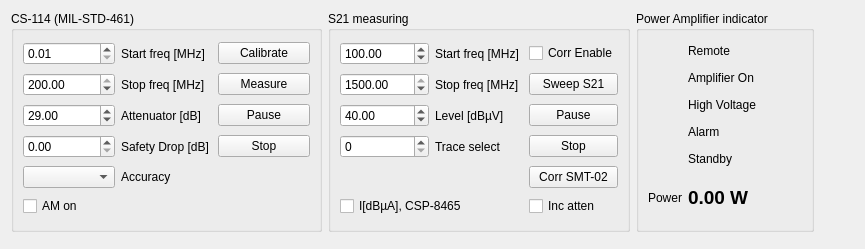
      <widget class="QWidget" name="tab_2">
       <attribute name="title">
        <string>CS-114</string>
       </attribute>
       <layout class="QVBoxLayout" name="tab2VerticalLayout">
        <item>
         <layout class="QHBoxLayout" name="tab2TopHorizontalLayout">
          <item>
           <widget class="QGroupBox" name="CS114group">
            <property name="sizePolicy">
             <sizepolicy hsizetype="Preferred" vsizetype="Maximum">
              <horstretch>0</horstretch>
              <verstretch>0</verstretch>
             </sizepolicy>
            </property>
            <property name="minimumSize">
             <size>
              <width>311</width>
              <height>221</height>
             </size>
            </property>
            <property name="title">
             <string>CS-114 (MIL-STD-461)</string>
            </property>
            <layout class="QGridLayout" name="gridLayout_4">
             <item row="0" column="0">
              <widget class="QDoubleSpinBox" name="fstartCSSpinBox">
               <property name="minimum">
                <double>0.010000000000000</double>
               </property>
               <property name="maximum">
                <double>200.000000000000000</double>
               </property>
              </widget>
             </item>
             <item row="0" column="1">
              <widget class="QLabel" name="label_17">
               <property name="text">
                <string>Start freq [MHz]</string>
               </property>
              </widget>
             </item>
             <item row="0" column="2">
              <widget class="QPushButton" name="calibrateCS">
               <property name="text">
                <string>Calibrate</string>
               </property>
              </widget>
             </item>
             <item row="1" column="0">
              <widget class="QDoubleSpinBox" name="fstopCSSpinBox">
               <property name="minimum">
                <double>0.010000000000000</double>
               </property>
               <property name="maximum">
                <double>200.000000000000000</double>
               </property>
               <property name="value">
                <double>200.000000000000000</double>
               </property>
              </widget>
             </item>
             <item row="1" column="1">
              <widget class="QLabel" name="label_18">
               <property name="text">
                <string>Stop freq [MHz]</string>
               </property>
              </widget>
             </item>
             <item row="1" column="2">
              <widget class="QPushButton" name="measureCS">
               <property name="text">
                <string>Measure</string>
               </property>
              </widget>
             </item>
             <item row="2" column="0">
              <widget class="QDoubleSpinBox" name="PAAttenuaterSpinBox">
               <property name="value">
                <double>29.000000000000000</double>
               </property>
              </widget>
             </item>
             <item row="2" column="1">
              <widget class="QLabel" name="label_27">
               <property name="text">
                <string>Attenuator [dB]</string>
               </property>
              </widget>
             </item>
             <item row="2" column="2">
              <widget class="QPushButton" name="pauseCS">
               <property name="text">
                <string>Pause</string>
               </property>
              </widget>
             </item>
             <item row="3" column="0">
              <widget class="QDoubleSpinBox" name="SafetyDropSpinBox"/>
             </item>
             <item row="3" column="1">
              <widget class="QLabel" name="label_28">
               <property name="text">
                <string>Safety Drop [dB]</string>
               </property>
              </widget>
             </item>
             <item row="3" column="2">
              <widget class="QPushButton" name="stopCS">
               <property name="text">
                <string>Stop</string>
               </property>
              </widget>
             </item>
             <item row="4" column="0">
              <widget class="QComboBox" name="comboBox_2"/>
             </item>
             <item row="4" column="1">
              <widget class="QLabel" name="label_44">
               <property name="text">
                <string>Accuracy</string>
               </property>
              </widget>
             </item>
             <item row="5" column="0" colspan="2">
              <widget class="QCheckBox" name="AMcheckBox">
               <property name="text">
                <string>AM on</string>
               </property>
              </widget>
             </item>
            </layout>
           </widget>
          </item>
          <item>
           <widget class="QGroupBox" name="S21group">
            <property name="sizePolicy">
             <sizepolicy hsizetype="Preferred" vsizetype="Maximum">
              <horstretch>0</horstretch>
              <verstretch>0</verstretch>
             </sizepolicy>
            </property>
            <property name="minimumSize">
             <size>
              <width>302</width>
              <height>221</height>
             </size>
            </property>
            <property name="title">
             <string>S21 measuring</string>
            </property>
            <layout class="QGridLayout" name="gridLayout_3">
             <item row="0" column="0">
              <widget class="QDoubleSpinBox" name="fstartCSSpinBox_2">
               <property name="minimum">
                <double>0.000000000000000</double>
               </property>
               <property name="maximum">
                <double>1500.000000000000000</double>
               </property>
               <property name="value">
                <double>100.000000000000000</double>
               </property>
              </widget>
             </item>
             <item row="0" column="1">
              <widget class="QLabel" name="label_31">
               <property name="text">
                <string>Start freq [MHz]</string>
               </property>
              </widget>
             </item>
             <item row="0" column="2">
              <widget class="QCheckBox" name="CorrcheckBox">
               <property name="text">
                <string>Corr Enable</string>
               </property>
              </widget>
             </item>
             <item row="1" column="0">
              <widget class="QDoubleSpinBox" name="fstopCSSpinBox_2">
               <property name="minimum">
                <double>0.010000000000000</double>
               </property>
               <property name="maximum">
                <double>1500.000000000000000</double>
               </property>
               <property name="value">
                <double>1500.000000000000000</double>
               </property>
              </widget>
             </item>
             <item row="1" column="1">
              <widget class="QLabel" name="label_32">
               <property name="text">
                <string>Stop freq [MHz]</string>
               </property>
              </widget>
             </item>
             <item row="1" column="2">
              <widget class="QPushButton" name="sweepS21">
               <property name="text">
                <string>Sweep S21</string>
               </property>
              </widget>
             </item>
             <item row="2" column="0">
              <widget class="QDoubleSpinBox" name="SweepVoltageSpinBox">
               <property name="maximum">
                <double>130.000000000000000</double>
               </property>
               <property name="value">
                <double>40.000000000000000</double>
               </property>
              </widget>
             </item>
             <item row="2" column="1">
              <widget class="QLabel" name="label_29">
               <property name="text">
                <string>Level [dBµV]</string>
               </property>
              </widget>
             </item>
             <item row="2" column="2">
              <widget class="QPushButton" name="pauseCS_2">
               <property name="text">
                <string>Pause</string>
               </property>
              </widget>
             </item>
             <item row="3" column="0">
              <widget class="QSpinBox" name="tracerSpinBox"/>
             </item>
             <item row="3" column="1">
              <widget class="QLabel" name="label_30">
               <property name="text">
                <string>Trace select</string>
               </property>
              </widget>
             </item>
             <item row="3" column="2">
              <widget class="QPushButton" name="stopCS_2">
               <property name="text">
                <string>Stop</string>
               </property>
              </widget>
             </item>
             <item row="4" column="2">
              <widget class="QPushButton" name="corectSMT">
               <property name="text">
                <string>Corr SMT-02</string>
               </property>
              </widget>
             </item>
             <item row="5" column="0" colspan="2">
              <widget class="QCheckBox" name="CurrentcheckBox">
               <property name="text">
                <string>I[dBµA], CSP-8465</string>
               </property>
              </widget>
             </item>
             <item row="5" column="2">
              <widget class="QCheckBox" name="CorrcheckBox_2">
               <property name="text">
                <string>Inc atten</string>
               </property>
              </widget>
             </item>
            </layout>
           </widget>
          </item>
          <item>
           <widget class="QGroupBox" name="PAgroup_2">
            <property name="sizePolicy">
             <sizepolicy hsizetype="Preferred" vsizetype="Maximum">
              <horstretch>0</horstretch>
              <verstretch>0</verstretch>
             </sizepolicy>
            </property>
            <property name="minimumSize">
             <size>
              <width>178</width>
              <height>221</height>
             </size>
            </property>
            <property name="title">
             <string>Power Amplifier indicator</string>
            </property>
            <layout class="QGridLayout" name="gridLayout_2">
             <item row="0" column="0">
              <widget class="QLedIndicator" name="ledPARemote_4" native="true">
               <property name="maximumSize">
                <size>
                 <width>21</width>
                 <height>21</height>
                </size>
               </property>
              </widget>
             </item>
             <item row="0" column="1">
              <widget class="QLabel" name="label_38">
               <property name="text">
                <string>Remote</string>
               </property>
              </widget>
             </item>
             <item row="1" column="0">
              <widget class="QLedIndicator" name="ledPAAmpOn_4" native="true">
               <property name="maximumSize">
                <size>
                 <width>21</width>
                 <height>21</height>
                </size>
               </property>
              </widget>
             </item>
             <item row="1" column="1">
              <widget class="QLabel" name="label_39">
               <property name="text">
                <string>Amplifier On</string>
               </property>
              </widget>
             </item>
             <item row="2" column="0">
              <widget class="QLedIndicator" name="ledPAHighVoltage_4" native="true">
               <property name="maximumSize">
                <size>
                 <width>21</width>
                 <height>21</height>
                </size>
               </property>
              </widget>
             </item>
             <item row="2" column="1">
              <widget class="QLabel" name="label_40">
               <property name="text">
                <string>High Voltage</string>
               </property>
              </widget>
             </item>
             <item row="3" column="0">
              <widget class="QLedIndicator" name="ledPAAlarm_4" native="true">
               <property name="maximumSize">
                <size>
                 <width>21</width>
                 <height>21</height>
                </size>
               </property>
              </widget>
             </item>
             <item row="3" column="1">
              <widget class="QLabel" name="label_41">
               <property name="text">
                <string>Alarm</string>
               </property>
              </widget>
             </item>
             <item row="4" column="0">
              <widget class="QLedIndicator" name="ledPAStanby_4" native="true">
               <property name="maximumSize">
                <size>
                 <width>21</width>
                 <height>21</height>
                </size>
               </property>
              </widget>
             </item>
             <item row="4" column="1">
              <widget class="QLabel" name="label_42">
               <property name="text">
                <string>Standby</string>
               </property>
              </widget>
             </item>
             <item row="5" column="0">
              <widget class="QLabel" name="label_16">
               <property name="text">
                <string>Power</string>
               </property>
              </widget>
             </item>
             <item row="5" column="1">
              <widget class="QLabel" name="PAPowerLabel">
               <property name="font">
                <font>
                 <pointsize>14</pointsize>
                 <bold>true</bold>
                </font>
               </property>
               <property name="text">
                <string>0.00 W</string>
               </property>
              </widget>
             </item>
            </layout>
           </widget>
          </item>
          <item>
           <spacer name="tab2TopSpacer">
            <property name="orientation">
             <enum>Qt::Orientation::Horizontal</enum>
            </property>
            <property name="sizeHint" stdset="0">
             <size>
              <width>40</width>
              <height>20</height>
             </size>
            </property>
           </spacer>
          </item>
         </layout>
        </item>
        <item>
         <widget class="QCustomPlot" name="qcustomplotWidget_2" native="true">
          <property name="sizePolicy">
           <sizepolicy hsizetype="Expanding" vsizetype="Expanding">
            <horstretch>0</horstretch>
            <verstretch>0</verstretch>
           </sizepolicy>
          </property>
         </widget>
        </item>
       </layout>
      </widget>
